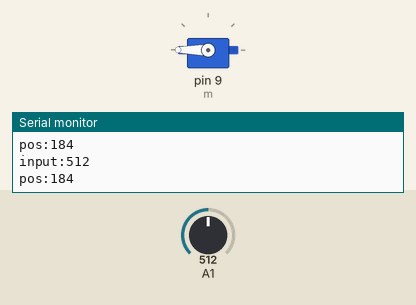
A sketch run on a simulated Arduino Uno, built with avr-gcc and run on an emulated ATmega328P. On the bench: servo, the last lines printed to the serial monitor. The test bench sets the inputs (shaded band); at power-on: A1 = 512.

Above: at 1.3 s.
1.4 s: A1 set to 306
At 2.0 s:
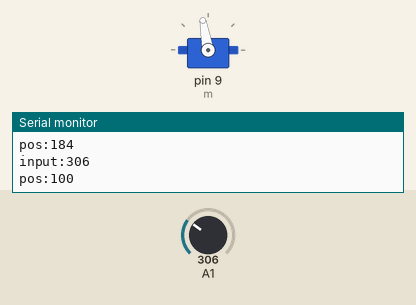
3.0 s: A1 set to 122
At 4.2 s:
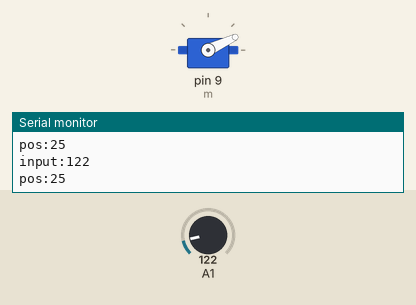
4.5 s: A1 set to 0
At 5.6 s:
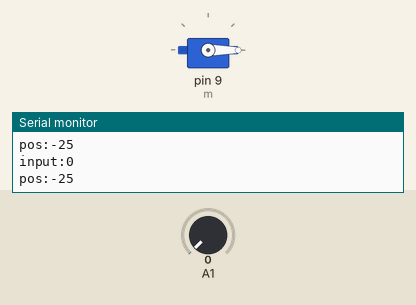
6.0 s: A1 set to 511
At 6.8 s:
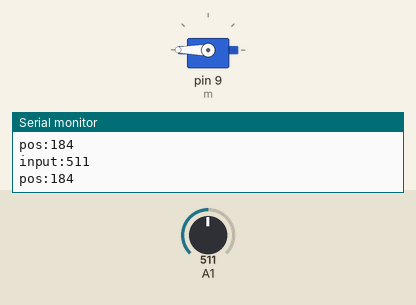
Timing chart, 0 to 8.5 s (numbered marks = the images above; inputs shaded):
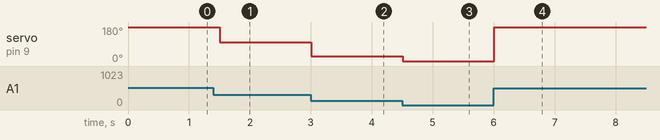

The sketch:

servo_dnm.ino
```cpp
#include <Servo.h>
//SG950 mikro Servo  kırmız +5V, kahve gnd, turuncu kontrol
Servo m;

void setup() {
  Serial.begin(9600);
  m.attach(9);  // pin 9 üzerindeki servoyu servo nesnesine bağlar.
}

void loop() {
  int inputValue=analogRead(A1);
  int pos=map(inputValue,100,500,16,180);

  Serial.print("input:"); Serial.println(inputValue);
  Serial.print("pos:"); Serial.println(pos);

   m.write(pos);

   delay(500);


//  for (int pos = 0; pos <= 180; pos += 1) {
//    myservo.write(pos);
//    delay(15);
//  }
//  delay(1000);
//  for (int pos = 180; pos >= 0; pos -= 1) {
//    myservo.write(pos);
//    delay(15);
//  }


}
```

Measured:
- after the input at 1.4 s, servo on pin 9 (m): 180° → 100° after 0.10 s
- after the input at 3.0 s, servo on pin 9 (m): 100° → 25° at once
- after the input at 4.5 s, servo on pin 9 (m): 25° → 0° at once
- after the input at 6.0 s, servo on pin 9 (m): 0° → 180° at once
